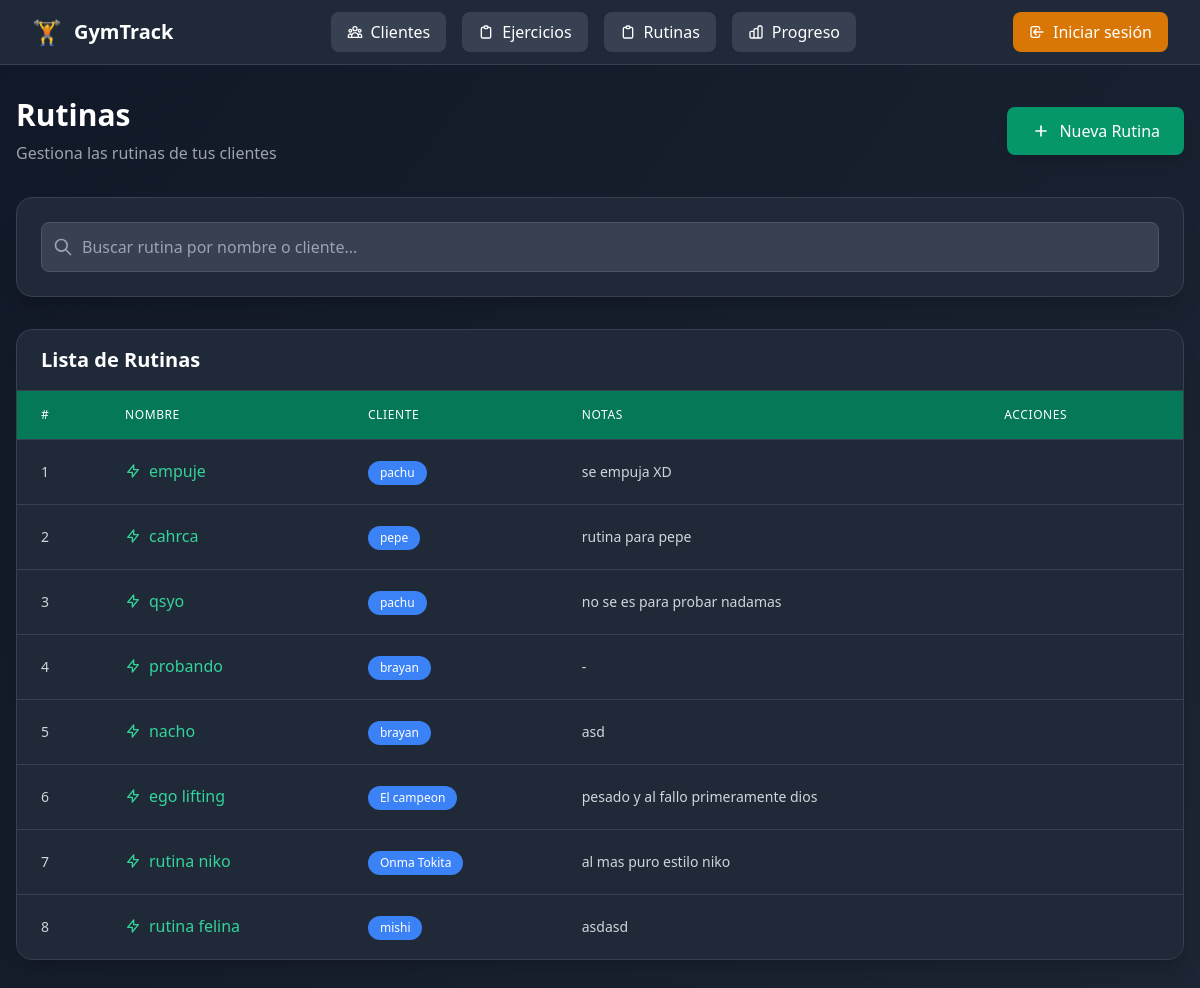
The page /rutinas/ on the database its author committed.
### rutinas/models.py (models this page shows, shortened)
class Rutina(models.Model):
    cliente = models.ForeignKey(Cliente, on_delete=models.CASCADE, related_name="rutinas")
    nombre = models.CharField(max_length=100)
    descripcion = models.TextField(blank=True)
    fecha_creacion = models.DateField(auto_now_add=True)

### clientes/models.py (models this page shows, shortened)
class Cliente(models.Model):
    entrenadores = models.ManyToManyField(settings.AUTH_USER_MODEL, related_name="clientes")
    nombre = models.CharField(max_length=100)
    edad = models.PositiveIntegerField(null=True, blank=True)
    altura_cm = models.PositiveIntegerField(null=True, blank=True)
    peso_kg = models.FloatField(null=True, blank=True)
    lesiones = models.TextField(blank=True, help_text="Anotar lesiones o complicaciones")

### rutinas/views.py (the view)
# urls.py: path("", RutinaListaView.as_view(), name="lista"),
class RutinaListaView(ListView):
    model = Rutina
    template_name = "rutinas/lista.html"
    context_object_name = "rutinas"

### rutinas/templates/rutinas/lista.html (shortened to what this page needs)
{% extends "base.html" %}
{% block content %}
<div class="min-h-screen bg-gradient-to-br from-gray-900 to-gray-800 py-8 px-4">
  <div class="max-w-7xl mx-auto">
    <div class="flex flex-col sm:flex-row justify-between items-start sm:items-center mb-8 gap-4">
      <div>
        <h1 class="text-3xl font-bold text-white mb-2">Rutinas</h1>
        <p class="text-gray-400">Gestiona las rutinas de tus clientes</p>
      </div>
      <a href="{% url 'rutinas:crear' %}" class="inline-flex items-center px-6 py-3 bg-emerald-600 hover:bg-emerald-500 text-white font-medium rounded-lg transition-colors shadow-lg">
        <svg class="w-5 h-5 mr-2" fill="none" stroke="currentColor" viewBox="0 0 24 24">
          <path stroke-linecap="round" stroke-linejoin="round" stroke-width="2" d="M12 6v6m0 0v6m0-6h6m-6 0H6"></path>
        </svg>
        Nueva Rutina
      </a>
    </div>
    <div class="bg-gray-800 rounded-2xl shadow-xl border border-gray-700 p-6 mb-8">
      <div class="relative">
        <div class="absolute inset-y-0 left-0 pl-3 flex items-center pointer-events-none">
        </div>
        <input
          type="text"
          id="buscadorRutinas"
          class="block w-full pl-10 pr-4 py-3 bg-gray-700 border border-gray-600 rounded-lg text-white placeholder-gray-400 focus:outline-none focus:ring-2 focus:ring-emerald-500 focus:border-transparent"
          placeholder="Buscar rutina por nombre o cliente..."
        />
      </div>
    </div>
    <div class="bg-gray-800 rounded-2xl shadow-xl border border-gray-700 overflow-hidden">
      <div class="px-6 py-4 border-b border-gray-700">
        <h2 class="text-xl font-bold text-white">Lista de Rutinas</h2>
      </div>
      <div class="overflow-x-auto">
        <table class="min-w-full divide-y divide-gray-700">
          <thead class="bg-emerald-700">
            <tr>
              <th class="px-6 py-4 text-left text-xs font-medium text-white uppercase tracking-wider">#</th>
              <th class="px-6 py-4 text-left text-xs font-medium text-white uppercase tracking-wider">Nombre</th>
              <th class="px-6 py-4 text-left text-xs font-medium text-white uppercase tracking-wider">Cliente</th>
              <th class="px-6 py-4 text-left text-xs font-medium text-white uppercase tracking-wider">Notas</th>
              <th class="px-6 py-4 text-left text-xs font-medium text-white uppercase tracking-wider">Acciones</th>
            </tr>
          </thead>
          <tbody class="bg-gray-800 divide-y divide-gray-700" id="tablaRutinas">
            {% for rutina in rutinas %}
            <tr class="hover:bg-gray-750 transition-colors group">
              <td class="px-6 py-4 whitespace-nowrap text-sm font-medium text-gray-300">
                {{ forloop.counter }}
              </td>
              <td class="px-6 py-4 whitespace-nowrap">
                <a href="{% url 'rutinas:detalle' rutina.pk %}" class="inline-flex items-center text-emerald-400 hover:text-emerald-300 font-medium transition-colors">
                  <svg class="w-4 h-4 mr-2" fill="none" stroke="currentColor" viewBox="0 0 24 24">
                    <path stroke-linecap="round" stroke-linejoin="round" stroke-width="2" d="M13 10V3L4 14h7v7l9-11h-7z"></path>
                  </svg>
                  {{ rutina.nombre }}
                </a>
              </td>
              <td class="px-6 py-4 whitespace-nowrap">
                <span class="inline-flex items-center px-3 py-1 rounded-full text-xs font-medium bg-blue-500 text-white">
                  {{ rutina.cliente.nombre }}
                </span>
              </td>
              <td class="px-6 py-4">
                <div class="text-sm text-gray-300 max-w-xs">
                  {{ rutina.descripcion|truncatechars:60|default:"-" }}
                </div>
              </td>
              <td class="px-6 py-4 whitespace-nowrap">
              </td>
            </tr>
            {% endfor %}
          </tbody>
        </table>
      </div>
    </div>
  </div>
</div>
{% endblock %}

### templates/base.html (shortened to what this page needs)
<!DOCTYPE html>
<html lang="es">
  <head>
    <script src="https://cdn.tailwindcss.com"></script>
  </head>
  <body class="bg-gradient-to-br from-gray-900 to-gray-800 min-h-screen">
    <nav class="bg-gray-800 border-b border-gray-700 shadow-lg">
      <div class="max-w-7xl mx-auto px-4 sm:px-6 lg:px-8">
        <div class="flex justify-between items-center h-16">
          <div class="flex items-center">
            <a href="/" class="flex items-center space-x-3 text-xl font-bold text-white hover:text-emerald-400 transition-colors">
              <span class="text-2xl">🏋️</span>
              <span class="hidden sm:inline">GymTrack</span>
            </a>
          </div>
          <div class="hidden md:flex items-center space-x-4">
            <a href="{% url 'clientes:lista' %}" class="inline-flex items-center px-4 py-2 bg-gray-700 hover:bg-gray-600 text-white font-medium rounded-lg transition-colors">
              Clientes
            </a>
            <a href="{% url 'ejercicios:lista' %}" class="inline-flex items-center px-4 py-2 bg-gray-700 hover:bg-gray-600 text-white font-medium rounded-lg transition-colors">
              <svg class="w-4 h-4 mr-2" fill="none" stroke="currentColor" viewBox="0 0 24 24">
                <path stroke-linecap="round" stroke-linejoin="round" stroke-width="2" d="M9 5H7a2 2 0 00-2 2v12a2 2 0 002 2h10a2 2 0 002-2V7a2 2 0 00-2-2h-2M9 5a2 2 0 002 2h2a2 2 0 002-2M9 5a2 2 0 012-2h2a2 2 0 012 2"></path>
              </svg>
              Ejercicios
            </a>
            <a href="{% url 'rutinas:lista' %}" class="inline-flex items-center px-4 py-2 bg-gray-700 hover:bg-gray-600 text-white font-medium rounded-lg transition-colors">
              <svg class="w-4 h-4 mr-2" fill="none" stroke="currentColor" viewBox="0 0 24 24">
                <path stroke-linecap="round" stroke-linejoin="round" stroke-width="2" d="M9 5H7a2 2 0 00-2 2v12a2 2 0 002 2h10a2 2 0 002-2V7a2 2 0 00-2-2h-2M9 5a2 2 0 002 2h2a2 2 0 002-2M9 5a2 2 0 012-2h2a2 2 0 012 2"></path>
              </svg>
              Rutinas
            </a>
            <a href="{% url 'progreso:index' %}" class="inline-flex items-center px-4 py-2 bg-gray-700 hover:bg-gray-600 text-white font-medium rounded-lg transition-colors">
              Progreso
            </a>
          </div>
          <div class="hidden md:flex items-center space-x-4">
            {% if user.is_authenticated %}
              <span class="text-gray-300 font-medium">Hola, {{ user.username }}</span>
              <a href="{% url 'usuarios:logout' %}" class="inline-flex items-center px-4 py-2 bg-rose-600 hover:bg-rose-500 text-white font-medium rounded-lg transition-colors">
                <svg class="w-4 h-4 mr-2" fill="none" stroke="currentColor" viewBox="0 0 24 24">
                  <path stroke-linecap="round" stroke-linejoin="round" stroke-width="2" d="M17 16l4-4m0 0l-4-4m4 4H7m6 4v1a3 3 0 01-3 3H6a3 3 0 01-3-3V7a3 3 0 013-3h4a3 3 0 013 3v1"></path>
                </svg>
                Cerrar sesión
              </a>
            {% else %}
              <a href="{% url 'usuarios:login' %}" class="inline-flex items-center px-4 py-2 bg-amber-600 hover:bg-amber-500 text-white font-medium rounded-lg transition-colors">
                <svg class="w-4 h-4 mr-2" fill="none" stroke="currentColor" viewBox="0 0 24 24">
                  <path stroke-linecap="round" stroke-linejoin="round" stroke-width="2" d="M11 16l-4-4m0 0l4-4m-4 4h14m-5 4v1a3 3 0 01-3 3H6a3 3 0 01-3-3V7a3 3 0 013-3h7a3 3 0 013 3v1"></path>
                </svg>
                Iniciar sesión
              </a>
            {% endif %}
          </div>
        </div>
      </div>
    </nav>
    <main class="flex-1">
      {% block content %}{% endblock %}
    </main>
  </body>
</html>

### rows shown on the page
Rutina: nombre "empuje", cliente.nombre "pachu", descripcion "se empuja XD"
Rutina: nombre "cahrca", cliente.nombre "pepe", descripcion "rutina para pepe"
Rutina: nombre "qsyo", cliente.nombre "pachu", descripcion "no se es para probar nadamas"
Rutina: nombre "probando", cliente.nombre "brayan", descripcion "-"
Rutina: nombre "nacho", cliente.nombre "brayan", descripcion "asd"
Rutina: nombre "ego lifting", cliente.nombre "El campeon", descripcion "pesado y al fallo primeramente dios"
Rutina: nombre "rutina niko", cliente.nombre "Onma Tokita", descripcion "al mas puro estilo niko"
Rutina: nombre "rutina felina", cliente.nombre "mishi", descripcion "asdasd"
